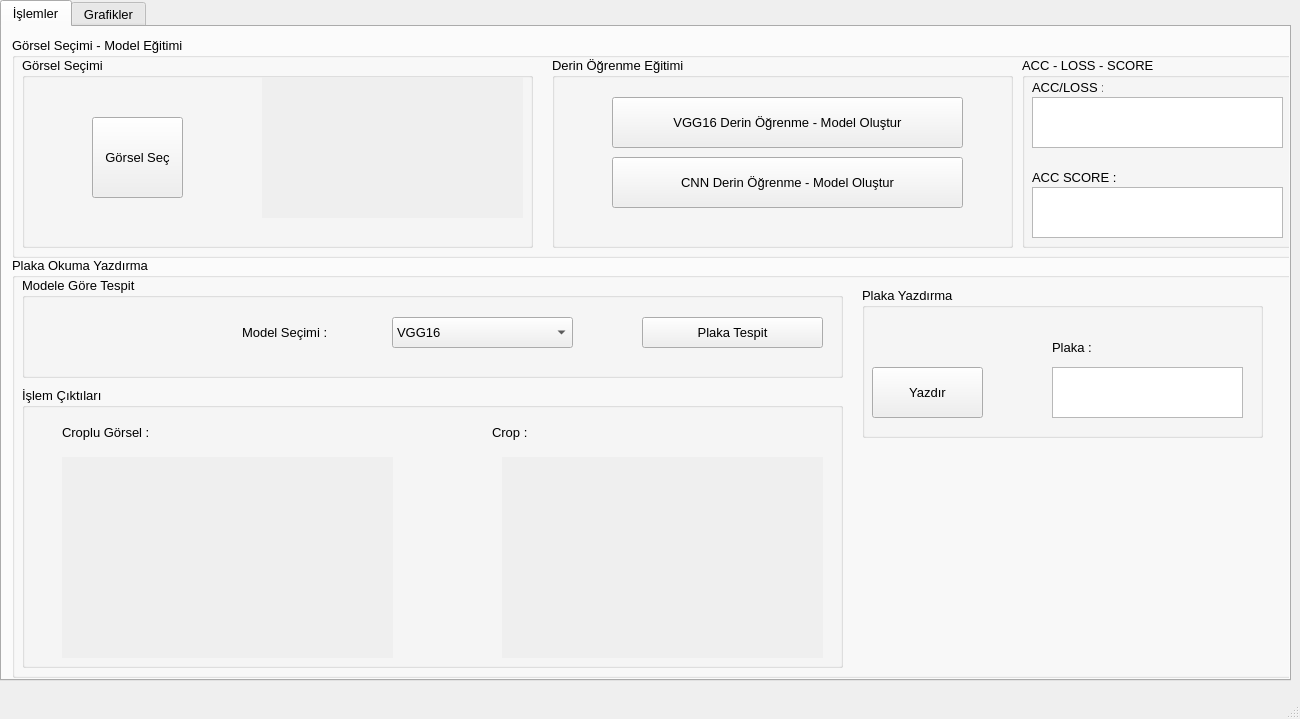
<?xml version="1.0" encoding="UTF-8"?>
<ui version="4.0">
 <class>MainWindow</class>
 <widget class="QMainWindow" name="MainWindow">
  <property name="geometry">
   <rect>
    <x>0</x>
    <y>0</y>
    <width>1300</width>
    <height>719</height>
   </rect>
  </property>
  <property name="windowTitle">
   <string>MainWindow</string>
  </property>
  <widget class="QWidget" name="centralwidget">
   <widget class="QTabWidget" name="tabWidget">
    <property name="geometry">
     <rect>
      <x>0</x>
      <y>0</y>
      <width>1291</width>
      <height>681</height>
     </rect>
    </property>
    <property name="font">
     <font>
      <family>Segoe UI</family>
      <pointsize>10</pointsize>
     </font>
    </property>
    <property name="currentIndex">
     <number>0</number>
    </property>
    <widget class="QWidget" name="tab">
     <attribute name="title">
      <string>İşlemler</string>
     </attribute>
     <widget class="QGroupBox" name="groupBox">
      <property name="geometry">
       <rect>
        <x>10</x>
        <y>230</y>
        <width>1291</width>
        <height>421</height>
       </rect>
      </property>
      <property name="font">
       <font>
        <family>Segoe UI</family>
        <pointsize>10</pointsize>
       </font>
      </property>
      <property name="title">
       <string>Plaka Okuma Yazdırma</string>
      </property>
      <widget class="QGroupBox" name="gbcikti">
       <property name="geometry">
        <rect>
         <x>10</x>
         <y>130</y>
         <width>821</width>
         <height>281</height>
        </rect>
       </property>
       <property name="title">
        <string>İşlem Çıktıları</string>
       </property>
       <widget class="QLabel" name="label_kp">
        <property name="geometry">
         <rect>
          <x>480</x>
          <y>70</y>
          <width>321</width>
          <height>201</height>
         </rect>
        </property>
        <property name="font">
         <font>
          <family>Segoe UI</family>
          <pointsize>10</pointsize>
         </font>
        </property>
        <property name="autoFillBackground">
         <bool>true</bool>
        </property>
        <property name="text">
         <string>&lt;html&gt;&lt;head/&gt;&lt;body&gt;&lt;p align=&quot;center&quot;&gt;&lt;img src=&quot;:/newPrefix/4.jpg&quot;/&gt;&lt;/p&gt;&lt;/body&gt;&lt;/html&gt;</string>
        </property>
       </widget>
       <widget class="QLabel" name="label_5">
        <property name="geometry">
         <rect>
          <x>470</x>
          <y>30</y>
          <width>121</width>
          <height>31</height>
         </rect>
        </property>
        <property name="font">
         <font>
          <pointsize>10</pointsize>
         </font>
        </property>
        <property name="text">
         <string>Crop :</string>
        </property>
       </widget>
       <widget class="QLabel" name="label_3">
        <property name="geometry">
         <rect>
          <x>40</x>
          <y>70</y>
          <width>331</width>
          <height>201</height>
         </rect>
        </property>
        <property name="font">
         <font>
          <family>Segoe UI</family>
          <pointsize>10</pointsize>
         </font>
        </property>
        <property name="autoFillBackground">
         <bool>true</bool>
        </property>
        <property name="text">
         <string>&lt;html&gt;&lt;head/&gt;&lt;body&gt;&lt;p align=&quot;center&quot;&gt;&lt;img src=&quot;:/newPrefix/4.jpg&quot;/&gt;&lt;/p&gt;&lt;/body&gt;&lt;/html&gt;</string>
        </property>
       </widget>
       <widget class="QLabel" name="label_4">
        <property name="geometry">
         <rect>
          <x>40</x>
          <y>30</y>
          <width>121</width>
          <height>31</height>
         </rect>
        </property>
        <property name="font">
         <font>
          <pointsize>10</pointsize>
         </font>
        </property>
        <property name="text">
         <string>Croplu Görsel :</string>
        </property>
       </widget>
      </widget>
      <widget class="QGroupBox" name="gbtespit">
       <property name="geometry">
        <rect>
         <x>10</x>
         <y>20</y>
         <width>821</width>
         <height>101</height>
        </rect>
       </property>
       <property name="title">
        <string>Modele Göre Tespit</string>
       </property>
       <widget class="QPushButton" name="plakatespit">
        <property name="geometry">
         <rect>
          <x>620</x>
          <y>40</y>
          <width>181</width>
          <height>31</height>
         </rect>
        </property>
        <property name="font">
         <font>
          <family>Segoe UI</family>
          <pointsize>10</pointsize>
         </font>
        </property>
        <property name="text">
         <string>Plaka Tespit</string>
        </property>
       </widget>
       <widget class="QComboBox" name="modelselect">
        <property name="geometry">
         <rect>
          <x>370</x>
          <y>40</y>
          <width>181</width>
          <height>31</height>
         </rect>
        </property>
        <property name="font">
         <font>
          <pointsize>10</pointsize>
         </font>
        </property>
        <item>
         <property name="text">
          <string>VGG16</string>
         </property>
        </item>
        <item>
         <property name="text">
          <string>CNN</string>
         </property>
        </item>
       </widget>
       <widget class="QLabel" name="label_2">
        <property name="geometry">
         <rect>
          <x>220</x>
          <y>30</y>
          <width>121</width>
          <height>51</height>
         </rect>
        </property>
        <property name="font">
         <font>
          <pointsize>10</pointsize>
         </font>
        </property>
        <property name="text">
         <string>Model Seçimi :</string>
        </property>
       </widget>
      </widget>
      <widget class="QGroupBox" name="gbyaz">
       <property name="geometry">
        <rect>
         <x>850</x>
         <y>30</y>
         <width>401</width>
         <height>151</height>
        </rect>
       </property>
       <property name="title">
        <string>Plaka Yazdırma</string>
       </property>
       <widget class="QPushButton" name="printlisance">
        <property name="geometry">
         <rect>
          <x>10</x>
          <y>80</y>
          <width>111</width>
          <height>51</height>
         </rect>
        </property>
        <property name="font">
         <font>
          <family>Segoe UI</family>
          <pointsize>10</pointsize>
         </font>
        </property>
        <property name="text">
         <string>Yazdır</string>
        </property>
       </widget>
       <widget class="QTextEdit" name="plakayazi">
        <property name="geometry">
         <rect>
          <x>190</x>
          <y>80</y>
          <width>191</width>
          <height>51</height>
         </rect>
        </property>
        <property name="font">
         <font>
          <pointsize>10</pointsize>
         </font>
        </property>
       </widget>
       <widget class="QLabel" name="label_7">
        <property name="geometry">
         <rect>
          <x>190</x>
          <y>50</y>
          <width>51</width>
          <height>21</height>
         </rect>
        </property>
        <property name="font">
         <font>
          <pointsize>10</pointsize>
         </font>
        </property>
        <property name="text">
         <string>Plaka :</string>
        </property>
       </widget>
      </widget>
     </widget>
     <widget class="QGroupBox" name="groupBox_3">
      <property name="geometry">
       <rect>
        <x>10</x>
        <y>10</y>
        <width>1291</width>
        <height>221</height>
       </rect>
      </property>
      <property name="font">
       <font>
        <family>Segoe UI</family>
        <pointsize>10</pointsize>
       </font>
      </property>
      <property name="title">
       <string>Görsel Seçimi - Model Eğitimi</string>
      </property>
      <widget class="QGroupBox" name="gbegit">
       <property name="geometry">
        <rect>
         <x>540</x>
         <y>20</y>
         <width>461</width>
         <height>191</height>
        </rect>
       </property>
       <property name="font">
        <font>
         <family>Segoe UI</family>
         <pointsize>10</pointsize>
        </font>
       </property>
       <property name="title">
        <string>Derin Öğrenme Eğitimi</string>
       </property>
       <widget class="QPushButton" name="Btn_modelTrain">
        <property name="geometry">
         <rect>
          <x>60</x>
          <y>100</y>
          <width>351</width>
          <height>51</height>
         </rect>
        </property>
        <property name="font">
         <font>
          <family>Segoe UI</family>
          <pointsize>10</pointsize>
         </font>
        </property>
        <property name="text">
         <string>CNN Derin Öğrenme - Model Oluştur</string>
        </property>
       </widget>
       <widget class="QPushButton" name="Btn_modelTrain_2">
        <property name="geometry">
         <rect>
          <x>60</x>
          <y>40</y>
          <width>351</width>
          <height>51</height>
         </rect>
        </property>
        <property name="font">
         <font>
          <family>Segoe UI</family>
          <pointsize>10</pointsize>
         </font>
        </property>
        <property name="text">
         <string>VGG16 Derin Öğrenme - Model Oluştur</string>
        </property>
       </widget>
      </widget>
      <widget class="QGroupBox" name="gbacc">
       <property name="geometry">
        <rect>
         <x>1010</x>
         <y>20</y>
         <width>271</width>
         <height>191</height>
        </rect>
       </property>
       <property name="title">
        <string>ACC - LOSS - SCORE</string>
       </property>
       <widget class="QLabel" name="label_6">
        <property name="geometry">
         <rect>
          <x>10</x>
          <y>20</y>
          <width>71</width>
          <height>20</height>
         </rect>
        </property>
        <property name="font">
         <font>
          <family>Segoe UI</family>
          <pointsize>10</pointsize>
         </font>
        </property>
        <property name="text">
         <string>ACC/LOSS :</string>
        </property>
       </widget>
       <widget class="QLabel" name="label_8">
        <property name="geometry">
         <rect>
          <x>10</x>
          <y>110</y>
          <width>91</width>
          <height>20</height>
         </rect>
        </property>
        <property name="font">
         <font>
          <family>Segoe UI</family>
          <pointsize>10</pointsize>
         </font>
        </property>
        <property name="text">
         <string>ACC SCORE :</string>
        </property>
       </widget>
       <widget class="QTextEdit" name="modelacclosstb">
        <property name="geometry">
         <rect>
          <x>10</x>
          <y>40</y>
          <width>251</width>
          <height>51</height>
         </rect>
        </property>
        <property name="font">
         <font>
          <pointsize>10</pointsize>
         </font>
        </property>
       </widget>
       <widget class="QTextEdit" name="modelacctb">
        <property name="geometry">
         <rect>
          <x>10</x>
          <y>130</y>
          <width>251</width>
          <height>51</height>
         </rect>
        </property>
        <property name="font">
         <font>
          <pointsize>10</pointsize>
         </font>
        </property>
       </widget>
      </widget>
      <widget class="QGroupBox" name="gbsec">
       <property name="geometry">
        <rect>
         <x>10</x>
         <y>20</y>
         <width>511</width>
         <height>191</height>
        </rect>
       </property>
       <property name="title">
        <string>Görsel Seçimi</string>
       </property>
       <widget class="QPushButton" name="Btn_selectFile">
        <property name="geometry">
         <rect>
          <x>70</x>
          <y>60</y>
          <width>91</width>
          <height>81</height>
         </rect>
        </property>
        <property name="font">
         <font>
          <family>Segoe UI</family>
          <pointsize>10</pointsize>
         </font>
        </property>
        <property name="text">
         <string>Görsel Seç</string>
        </property>
       </widget>
       <widget class="QLabel" name="label">
        <property name="geometry">
         <rect>
          <x>240</x>
          <y>20</y>
          <width>261</width>
          <height>141</height>
         </rect>
        </property>
        <property name="font">
         <font>
          <family>Segoe UI</family>
          <pointsize>10</pointsize>
         </font>
        </property>
        <property name="autoFillBackground">
         <bool>true</bool>
        </property>
        <property name="text">
         <string>&lt;html&gt;&lt;head/&gt;&lt;body&gt;&lt;p align=&quot;center&quot;&gt;&lt;img src=&quot;:/newPrefix/4.jpg&quot;/&gt;&lt;/p&gt;&lt;/body&gt;&lt;/html&gt;</string>
        </property>
       </widget>
      </widget>
     </widget>
    </widget>
    <widget class="QWidget" name="tab_2">
     <attribute name="title">
      <string>Grafikler</string>
     </attribute>
     <widget class="QGroupBox" name="groupBox_2">
      <property name="geometry">
       <rect>
        <x>30</x>
        <y>30</y>
        <width>441</width>
        <height>561</height>
       </rect>
      </property>
      <property name="font">
       <font>
        <family>Segoe UI</family>
        <pointsize>10</pointsize>
       </font>
      </property>
      <property name="title">
       <string>ACC/LOSS GRAF</string>
      </property>
      <widget class="QLabel" name="accgraf">
       <property name="geometry">
        <rect>
         <x>30</x>
         <y>50</y>
         <width>361</width>
         <height>211</height>
        </rect>
       </property>
       <property name="font">
        <font>
         <family>Segoe UI</family>
         <pointsize>10</pointsize>
        </font>
       </property>
       <property name="autoFillBackground">
        <bool>true</bool>
       </property>
       <property name="text">
        <string>&lt;html&gt;&lt;head/&gt;&lt;body&gt;&lt;p align=&quot;center&quot;&gt;&lt;img src=&quot;:/newPrefix/4.jpg&quot;/&gt;&lt;/p&gt;&lt;/body&gt;&lt;/html&gt;</string>
       </property>
      </widget>
      <widget class="QLabel" name="lossgraf">
       <property name="geometry">
        <rect>
         <x>30</x>
         <y>320</y>
         <width>361</width>
         <height>211</height>
        </rect>
       </property>
       <property name="font">
        <font>
         <family>Segoe UI</family>
         <pointsize>10</pointsize>
        </font>
       </property>
       <property name="autoFillBackground">
        <bool>true</bool>
       </property>
       <property name="text">
        <string>&lt;html&gt;&lt;head/&gt;&lt;body&gt;&lt;p align=&quot;center&quot;&gt;&lt;img src=&quot;:/newPrefix/4.jpg&quot;/&gt;&lt;/p&gt;&lt;/body&gt;&lt;/html&gt;</string>
       </property>
      </widget>
      <widget class="QLabel" name="label_9">
       <property name="geometry">
        <rect>
         <x>30</x>
         <y>20</y>
         <width>91</width>
         <height>16</height>
        </rect>
       </property>
       <property name="font">
        <font>
         <family>Segoe UI</family>
         <pointsize>10</pointsize>
        </font>
       </property>
       <property name="text">
        <string>ACC GRAF:</string>
       </property>
      </widget>
      <widget class="QLabel" name="label_11">
       <property name="geometry">
        <rect>
         <x>30</x>
         <y>290</y>
         <width>91</width>
         <height>16</height>
        </rect>
       </property>
       <property name="font">
        <font>
         <family>Segoe UI</family>
         <pointsize>10</pointsize>
        </font>
       </property>
       <property name="text">
        <string>LOSS GRAF:</string>
       </property>
      </widget>
     </widget>
    </widget>
   </widget>
  </widget>
  <widget class="QMenuBar" name="menubar">
   <property name="geometry">
    <rect>
     <x>0</x>
     <y>0</y>
     <width>1300</width>
     <height>21</height>
    </rect>
   </property>
  </widget>
  <widget class="QStatusBar" name="statusbar"/>
 </widget>
 <resources/>
 <connections/>
</ui>
